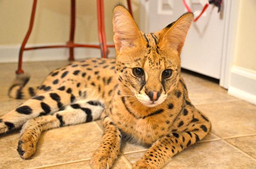
#> input picture image.png, 256 x 169 px, shrunk from 600 x 397 before the run
$ jupyter execute Dithering.ipynb
#> lines starting #> are read from the running program, lines starting #| are printed output that depends on the picture
# Dithering


    .Dither is an intentionally applied form of noise used to randomize quantization error, preventing large-scale patterns such as color banding in images. (wikipedia)

[cell 1]
from PIL import Image
from  math import floor

[cell 2]
original_img = Image.open('./image.png')
#> original_img is the input picture: PIL image 256x169 RGBA; mean R, G, B, A 202.8, 158.6, 108.9, 255
original_img

[cell 3]
original_img = original_img.convert('RGB')
#> original_img: PIL image 256x169 RGB
pixel = original_img.load()
x_lim, y_lim = original_img.size
#> x_lim = 256; y_lim = 169

[cell 4]
def apply_threshold(value):
    return 255*floor(value/128)

[cell 5]
for y in range(1, y_lim):
    for x in range(1, x_lim):
        red_old_pix, green_old_pix, blue_old_pix = pixel[x,y]

        red_new_pix = apply_threshold(red_old_pix)
        green_new_pix = apply_threshold(green_old_pix)
        blue_new_pix = apply_threshold(blue_old_pix)

        pixel[x, y] = red_new_pix, green_new_pix, blue_new_pix

        red_error = red_old_pix - red_new_pix
        green_error = green_old_pix - green_new_pix
        blue_error = blue_old_pix - blue_new_pix

        if x < x_lim-1:
            red = pixel[x+1,y][0] + round(red_error * 7/16)
            green = pixel[x+1,y][1] + round(green_error * 7/16)
            blue = pixel[x+1,y][2] + round(blue_error * 7/16)

            pixel[x+1, y] = (red, green, blue)

        if x > 1 and  y < y_lim-1:
            red = pixel[x-1,y+1][0] + round(red_error * 3/16)
            green = pixel[x-1,y+1][1] + round(green_error * 3/16)
            blue = pixel[x-1,y+1][2] + round(blue_error * 3/16)

            pixel[x-1, y+1] = (red, green, blue)

        if y < y_lim-1:
            red = pixel[x,y+1][0] + round(red_error * 5/16)
            green = pixel[x,y+1][1] + round(green_error * 5/16)
            blue = pixel[x,y+1][2] + round(blue_error * 5/16)

            pixel[x, y+1] = (red, green, blue)

        if x < x_lim-1 and y < y_lim-1:
            red = pixel[x+1,y+1][0] + round(red_error * 1/16)
            green = pixel[x+1,y+1][1] + round(green_error * 1/16)
            blue = pixel[x+1,y+1][2] + round(blue_error * 1/16)

            pixel[x+1, y+1] = (red, green, blue)

[cell 6]
original_img
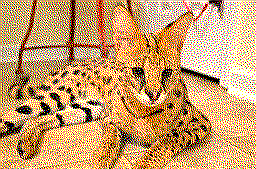
#> Out: PIL image 256x169 RGB; mean R, G, B 202.8, 158.7, 109
